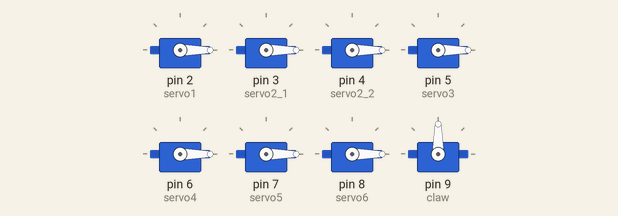
Simulated run of this sketch. Board: Arduino Uno, built with avr-gcc and run on an emulated ATmega328P. On the bench: 8 × servo. The ROS host is connected and sends only what is stated.

Above: at 0.1 s.
At 10.1 s:
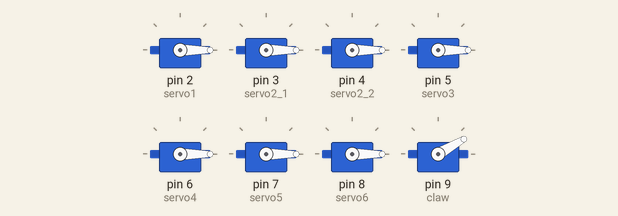
Timing chart, 0 to 11.6 s (numbered marks = the images above):
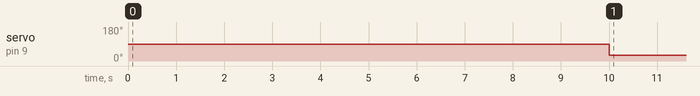

The sketch:

robotic_arm.ino
```cpp
#include <ros.h>
#include <std_msgs/Float64.h>
#include <Servo.h>

Servo servo1;
Servo servo2_1;
Servo servo2_2;
Servo servo3;
Servo servo4;
Servo servo5;
Servo servo6;
Servo claw;

float motor1 = 0,motor2 = 0,motor3 = 0,motor4 = 0,motor5 = 0,motor6 = 0;
float motor_claw = 0;
void callback_theta1(const std_msgs::Float64& msg1)
{
  motor1 = msg1.data;
  motor1 = motor1/PI*180;
}
void callback_theta2(const std_msgs::Float64& msg2)
{
  motor2= msg2.data;

  motor2= motor2/PI*180;

}

void callback_theta3(const std_msgs::Float64& msg3)
{
  motor3 = msg3.data;
  motor3 = motor3/PI*180;

}
void callback_theta4(const std_msgs::Float64& msg4)
{
  motor4 = msg4.data;
  motor4 = motor4/PI*180;
}

void callback_theta5(const std_msgs::Float64& msg5)
{
  motor5 = msg5.data;
  motor5 = motor5/PI*180;
}

void callback_theta6(const std_msgs::Float64& msg6)
{
  motor6 = msg6.data;
  motor6 = motor6/PI*180;
}


void setup() {
  ros::NodeHandle n;
  n.initNode();
  ros::Subscriber<std_msgs::Float64> sub_1("motor_theta1",&callback_theta1);
  ros::Subscriber<std_msgs::Float64> sub_2("motor_theta2",&callback_theta2);
  ros::Subscriber<std_msgs::Float64> sub_3("motor_theta3",&callback_theta3);
  ros::Subscriber<std_msgs::Float64> sub_4("motor_theta4",&callback_theta4);
  ros::Subscriber<std_msgs::Float64> sub_5("motor_theta5",&callback_theta5);
  ros::Subscriber<std_msgs::Float64> sub_6("motor_theta6",&callback_theta6);

  servo1.attach(2);
  servo2_1.attach(3);
  servo2_2.attach(4);
  servo3.attach(5);
  servo4.attach(6);
  servo5.attach(7);
  servo6.attach(8);
  claw.attach(9);
}

void loop() {
  servo1.write(motor1);
  servo2_1.write(motor2);
  servo2_2.write(motor2);
  servo3.write(motor3);
  servo4.write(motor4);
  servo5.write(motor5);
  servo6.write(motor6);

  delay(10000);
  claw.write(30);//test the value

}
```

Measured:
- by itself, servo on pin 9 (claw): 90° → 30° at 10.0 s
